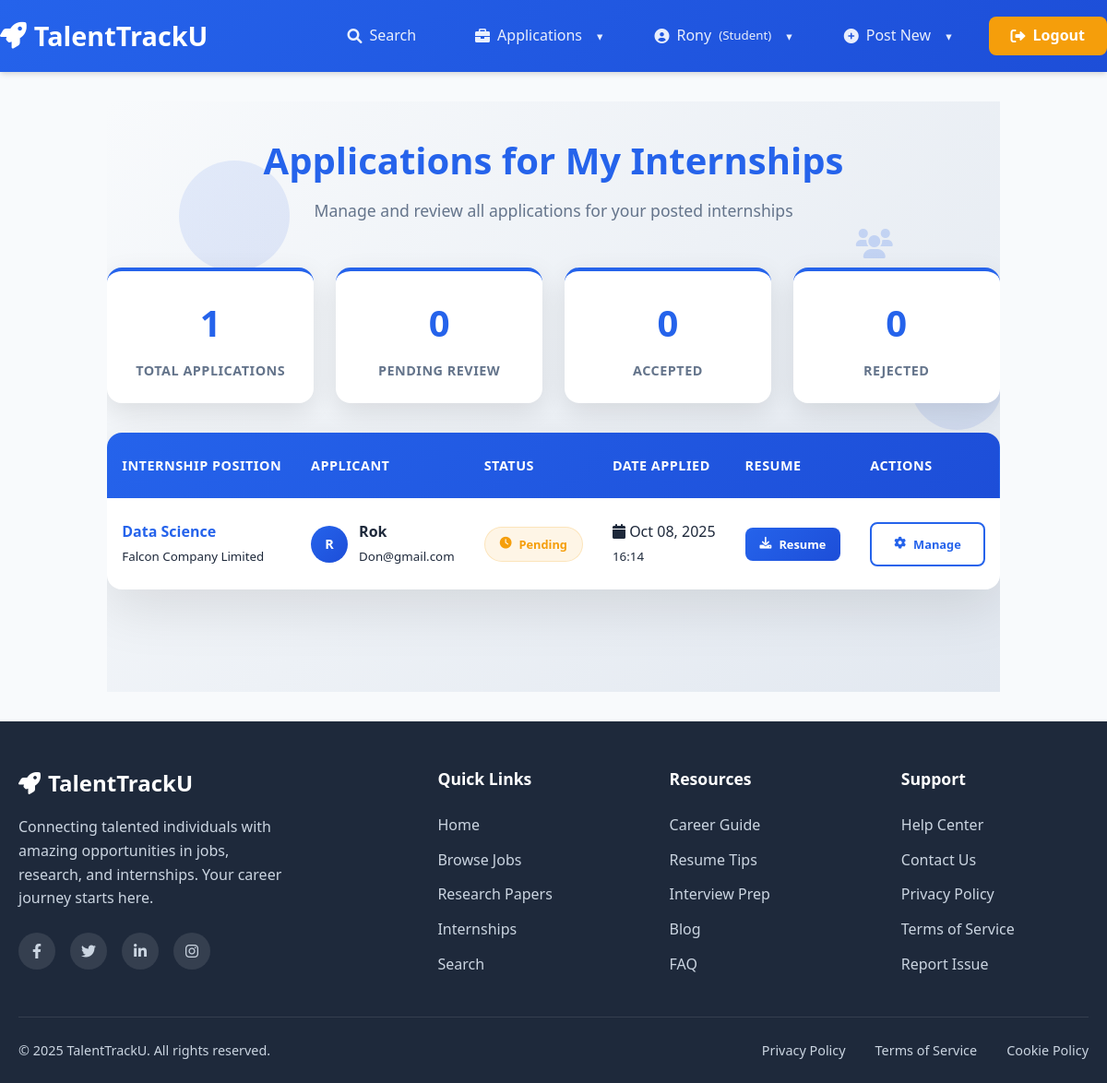
The app's page /internships/my-post-applications/ (signed in) with its own data.
### user/models.py (models this page shows, shortened)
class UserProfile(models.Model):
    ROLE_CHOICES = (
        ('student', 'Student'),
        ('alumni', 'Alumni'),
        ('company', 'Company'),
    )
    user = models.OneToOneField(User, on_delete=models.CASCADE, related_name='user_profile')
    role = models.CharField(max_length=20, choices=ROLE_CHOICES, default='student')
    profile_picture = models.ImageField(upload_to='profiles/', blank=True, null=True)

### internship/models.py (models this page shows, shortened)
class InternshipApplication(models.Model):
    STATUS_CHOICES = (
        ('pending', 'Pending'),
        ('accepted', 'Accepted'),
        ('rejected', 'Rejected'),
    )
    internship = models.ForeignKey(Internship, on_delete=models.CASCADE, related_name='applications')
    applicant = models.ForeignKey(User, on_delete=models.CASCADE)
    applied_at = models.DateTimeField(auto_now_add=True)
    status = models.CharField(max_length=20, choices=STATUS_CHOICES, default='pending')
    cover_letter = models.TextField(blank=True)
    resume = models.FileField(upload_to='resumes/', blank=True, null=True)

class Internship(models.Model):
    title = models.CharField(max_length=200)
    company = models.CharField(max_length=100)
    description = models.TextField()
    duration = models.CharField(max_length=50)
    location = models.CharField(max_length=100, blank=True)
    image = models.ImageField(upload_to='internships/', blank=True)
    pdf = models.FileField(upload_to='internships/pdfs/', blank=True, null=True)
    posted_by = models.ForeignKey(User, on_delete=models.CASCADE)
    created_at = models.DateTimeField(auto_now_add=True)

### internship/views.py (the view)
# urls.py: path('my-post-applications/', views.my_post_internship_applications, name='my_post_internship_applications'),
@login_required
def my_post_internship_applications(request):
    applications = InternshipApplication.objects.filter(internship__posted_by=request.user).select_related('internship', 'applicant').order_by('-applied_at')
    return render(request, 'internship/my_post_applications.html', {'applications': applications})

### internship/templates/internship/my_post_applications.html (shortened to what this page needs)
{% extends 'base.html' %}
{% block content %}
<div class="applications-container">
    <div class="animated-background">
        <div class="floating-shape shape-1"></div>
        <div class="applications-icon icon-1">
            <i class="fas fa-users"></i>
        </div>
        <div class="applications-icon icon-2">
        </div>
        <div class="applications-icon icon-3">
        </div>
    </div>
    <div class="applications-content">
        <div class="applications-header">
            <h1>Applications for My Internships</h1>
            <p class="text-muted">Manage and review all applications for your posted internships</p>
        </div>
        {% if applications %}
            <div class="stats-overview">
                <div class="stat-card">
                    <div class="stat-number" id="totalApplications">{{ applications|length }}</div>
                    <div class="stat-label">Total Applications</div>
                </div>
                <div class="stat-card">
                    <div class="stat-number" id="pendingApplications">0</div>
                    <div class="stat-label">Pending Review</div>
                </div>
                <div class="stat-card">
                    <div class="stat-number" id="acceptedApplications">0</div>
                    <div class="stat-label">Accepted</div>
                </div>
                <div class="stat-card">
                    <div class="stat-number" id="rejectedApplications">0</div>
                    <div class="stat-label">Rejected</div>
                </div>
            </div>
            <div class="applications-table-container">
                <table class="applications-table">
                    <thead>
                        <tr>
                            <th>Internship Position</th>
                            <th>Applicant</th>
                            <th>Status</th>
                            <th>Date Applied</th>
                            <th>Resume</th>
                            <th>Actions</th>
                        </tr>
                    </thead>
                    <tbody>
                        {% for app in applications %}
                        <tr>
                            <td>
                                <span class="internship-title">{{ app.internship.title }}</span>
                                <br>
                                <small class="text-muted">{{ app.internship.company }}</small>
                            </td>
                            <td>
                                <div class="applicant-info">
                                    <div class="applicant-avatar">
                                        {{ app.applicant.username|first|upper }}
                                    </div>
                                    <div>
                                        <div class="applicant-name">{{ app.applicant.username }}</div>
                                        <small class="text-muted">{{ app.applicant.email }}</small>
                                    </div>
                                </div>
                            </td>
                            <td>
                                <span class="status-badge status-{{ app.status }}">
                                    <i class="fas
                                        {% if app.status == 'accepted' %}fa-check-circle
                                        {% elif app.status == 'rejected' %}fa-times-circle
                                        {% elif app.status == 'pending' %}fa-clock
                                        {% else %}fa-eye{% endif %}">
                                    </i>
                                    {{ app.get_status_display }}
                                </span>
                            </td>
                            <td>
                                <div class="applied-date">
                                    <i class="fas fa-calendar"></i>
                                    {{ app.applied_at|date:"M d, Y" }}
                                </div>
                                <small class="text-muted">{{ app.applied_at|date:"H:i" }}</small>
                            </td>
                            <td>
                                {% if app.resume %}
                                    <a href="{{ app.resume.url }}" download class="resume-download">
                                        <i class="fas fa-download"></i>
                                        Resume
                                    </a>
                                {% else %}
                                    <span class="text-muted">-</span>
                                {% endif %}
                            </td>
                            <td>
                                <a href="{% url 'internship_application_manage' app.id %}" class="manage-btn">
                                    <i class="fas fa-cog"></i>
                                    Manage
                                </a>
                            </td>
                        </tr>
                        {% endfor %}
                    </tbody>
                </table>
            </div>
        {% endif %}
    </div>
</div>
{% endblock %}

### templates/base.html (shortened to what this page needs)
{% load static %}
<!DOCTYPE html>
<html lang="en" style="scroll-behavior: smooth;">
<head>
    <link rel="stylesheet" href="{% static 'css/style.css' %}">
    <link href="https://cdnjs.cloudflare.com/ajax/libs/font-awesome/6.0.0/css/all.min.css" rel="stylesheet">
</head>
<body>
    <nav class="navbar">
        <div class="container navbar-content">
            <a class="navbar-brand" href="{% url 'home' %}">
                <i class="fas fa-rocket"></i>
                TalentTrackU
            </a>
            <div class="navbar-collapse" id="navbarNav">
                <ul class="navbar-nav left-nav">
                    <li class="nav-item">
                        <a class="nav-link" href="{% url 'user_search' %}">
                            <i class="fas fa-search"></i>
                            Search
                        </a>
                    </li>
                </ul>
                <ul class="navbar-nav right-nav">
                    {% if user.is_authenticated %}
                        <li class="nav-item dropdown">
                            <a class="nav-link dropdown-toggle" href="#">
                                <i class="fas fa-briefcase"></i>
                                Applications
                            </a>
                        </li>
                        <li class="nav-item dropdown">
                            <a class="nav-link dropdown-toggle" href="#">
                                <i class="fas fa-user-circle"></i>
                                {{ user.username|truncatechars:15 }}
                                <small>({{ user.user_profile.role|title|default:"No Role" }})</small>
                            </a>
                        </li>
                        <li class="nav-item dropdown">
                            <a class="nav-link dropdown-toggle" href="#">
                                <i class="fas fa-plus-circle"></i>
                                Post New
                            </a>
                        </li>
                        <li class="nav-item">
                            <a class="nav-link nav-btn" href="{% url 'user_logout' %}">
                                <i class="fas fa-sign-out-alt"></i>
                                Logout
                            </a>
                        </li>
                    {% endif %}
                </ul>
            </div>
        </div>
    </nav>
    <div class="container content">
        {% block content %}{% endblock %}
    </div>
    <footer class="footer">
        <div class="container">
            <div class="footer-content">
                <div class="footer-brand-section">
                    <div class="footer-brand">
                        <i class="fas fa-rocket"></i>
                        TalentTrackU
                    </div>
                    <p class="footer-description">
                        Connecting talented individuals with amazing opportunities in jobs,
                        research, and internships. Your career journey starts here.
                    </p>
                    <div class="social-links">
                        <a href="#" class="social-link" aria-label="Facebook">
                            <i class="fab fa-facebook-f"></i>
                        </a>
                        <a href="#" class="social-link" aria-label="Twitter">
                            <i class="fab fa-twitter"></i>
                        </a>
                        <a href="#" class="social-link" aria-label="LinkedIn">
                            <i class="fab fa-linkedin-in"></i>
                        </a>
                        <a href="#" class="social-link" aria-label="Instagram">
                            <i class="fab fa-instagram"></i>
                        </a>
                    </div>
                </div>
                <div class="footer-links-section">
                    <h4 class="footer-heading">Quick Links</h4>
                    <ul class="footer-links">
                        <li><a href="{% url 'home' %}" class="footer-link">Home</a></li>
                        <li><a href="{% url 'job:job_list' %}" class="footer-link">Browse Jobs</a></li>
                        <li><a href="{% url 'research_paper_list' %}" class="footer-link">Research Papers</a></li>
                        <li><a href="{% url 'internship_list' %}" class="footer-link">Internships</a></li>
                        <li><a href="{% url 'user_search' %}" class="footer-link">Search</a></li>
                    </ul>
                </div>
                <div class="footer-links-section">
                    <h4 class="footer-heading">Resources</h4>
                    <ul class="footer-links">
                        <li><a href="#" class="footer-link">Career Guide</a></li>
                        <li><a href="#" class="footer-link">Resume Tips</a></li>
                        <li><a href="#" class="footer-link">Interview Prep</a></li>
                        <li><a href="#" class="footer-link">Blog</a></li>
                        <li><a href="#" class="footer-link">FAQ</a></li>
                    </ul>
                </div>
                <div class="footer-links-section">
                    <h4 class="footer-heading">Support</h4>
                    <ul class="footer-links">
                        <li><a href="#" class="footer-link">Help Center</a></li>
                        <li><a href="#" class="footer-link">Contact Us</a></li>
                        <li><a href="#" class="footer-link">Privacy Policy</a></li>
                        <li><a href="#" class="footer-link">Terms of Service</a></li>
                        <li><a href="#" class="footer-link">Report Issue</a></li>
                    </ul>
                </div>
            </div>
            <div class="footer-bottom">
                <div class="footer-bottom-content">
                    <div class="footer-copyright">
                    </div>
                    <div class="footer-legal">
                        <a href="#" class="footer-legal-link">Privacy Policy</a>
                        <a href="#" class="footer-legal-link">Terms of Service</a>
                        <a href="#" class="footer-legal-link">Cookie Policy</a>
                    </div>
                </div>
            </div>
        </div>
    </footer>
</body>
</html>

### records on screen
InternshipApplication: internship "Data Science", internship.company "Falcon Company Limited", applicant.username|first "R", applicant.username "Rok", applicant.email "Don@gmail.com", status "Pending", applied_at "Oct 08, 2025", applied_at "16:14"

### other values on screen
{{ user.username|truncatechars:15 }} "Rony"
{{ user.user_profile.role|title|default:"No Role" }} "Student"
{{ applications|length }} "1"
